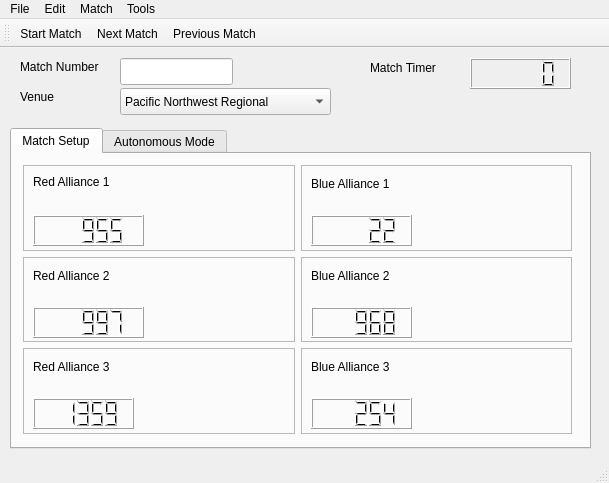
<?xml version="1.0" encoding="UTF-8"?>
<ui version="4.0">
 <class>WiiScouterClass</class>
 <widget class="QMainWindow" name="WiiScouterClass">
  <property name="geometry">
   <rect>
    <x>0</x>
    <y>0</y>
    <width>609</width>
    <height>483</height>
   </rect>
  </property>
  <property name="windowTitle">
   <string>WiiScouter</string>
  </property>
  <widget class="QWidget" name="centralWidget">
   <widget class="QTabWidget" name="mainTabs">
    <property name="geometry">
     <rect>
      <x>10</x>
      <y>80</y>
      <width>581</width>
      <height>321</height>
     </rect>
    </property>
    <property name="currentIndex">
     <number>0</number>
    </property>
    <widget class="QWidget" name="setupTab">
     <attribute name="title">
      <string>Match Setup</string>
     </attribute>
     <widget class="QWidget" name="gridLayoutWidget">
      <property name="geometry">
       <rect>
        <x>0</x>
        <y>0</y>
        <width>571</width>
        <height>291</height>
       </rect>
      </property>
      <layout class="QGridLayout" name="gridLayout">
       <item row="3" column="0">
        <widget class="QFrame" name="red3Frame">
         <property name="frameShape">
          <enum>QFrame::StyledPanel</enum>
         </property>
         <property name="frameShadow">
          <enum>QFrame::Raised</enum>
         </property>
         <widget class="QLabel" name="label_3">
          <property name="geometry">
           <rect>
            <x>10</x>
            <y>10</y>
            <width>101</width>
            <height>17</height>
           </rect>
          </property>
          <property name="text">
           <string>Red Alliance 3</string>
          </property>
         </widget>
         <widget class="QLCDNumber" name="lcdNumber_2">
          <property name="geometry">
           <rect>
            <x>10</x>
            <y>50</y>
            <width>101</width>
            <height>31</height>
           </rect>
          </property>
          <property name="value" stdset="0">
           <double>1359.000000000000000</double>
          </property>
         </widget>
        </widget>
       </item>
       <item row="2" column="0">
        <widget class="QFrame" name="red2Frame">
         <property name="frameShape">
          <enum>QFrame::StyledPanel</enum>
         </property>
         <property name="frameShadow">
          <enum>QFrame::Raised</enum>
         </property>
         <widget class="QLabel" name="label_2">
          <property name="geometry">
           <rect>
            <x>10</x>
            <y>10</y>
            <width>91</width>
            <height>17</height>
           </rect>
          </property>
          <property name="text">
           <string>Red Alliance 2</string>
          </property>
         </widget>
         <widget class="QLCDNumber" name="lcdNumber">
          <property name="geometry">
           <rect>
            <x>10</x>
            <y>50</y>
            <width>111</width>
            <height>31</height>
           </rect>
          </property>
          <property name="value" stdset="0">
           <double>997.000000000000000</double>
          </property>
         </widget>
        </widget>
       </item>
       <item row="0" column="0">
        <widget class="QFrame" name="red1Frame">
         <property name="frameShape">
          <enum>QFrame::StyledPanel</enum>
         </property>
         <property name="frameShadow">
          <enum>QFrame::Raised</enum>
         </property>
         <widget class="QLabel" name="label">
          <property name="geometry">
           <rect>
            <x>10</x>
            <y>7</y>
            <width>91</width>
            <height>20</height>
           </rect>
          </property>
          <property name="text">
           <string>Red Alliance 1</string>
          </property>
         </widget>
         <widget class="QLCDNumber" name="red1Number">
          <property name="geometry">
           <rect>
            <x>10</x>
            <y>50</y>
            <width>111</width>
            <height>31</height>
           </rect>
          </property>
          <property name="value" stdset="0">
           <double>955.000000000000000</double>
          </property>
         </widget>
        </widget>
       </item>
       <item row="2" column="1">
        <widget class="QFrame" name="blue2Frame">
         <property name="frameShape">
          <enum>QFrame::StyledPanel</enum>
         </property>
         <property name="frameShadow">
          <enum>QFrame::Raised</enum>
         </property>
         <widget class="QLCDNumber" name="lcdNumber_4">
          <property name="geometry">
           <rect>
            <x>10</x>
            <y>50</y>
            <width>101</width>
            <height>31</height>
           </rect>
          </property>
          <property name="value" stdset="0">
           <double>968.000000000000000</double>
          </property>
         </widget>
         <widget class="QLabel" name="label_5">
          <property name="geometry">
           <rect>
            <x>10</x>
            <y>10</y>
            <width>91</width>
            <height>17</height>
           </rect>
          </property>
          <property name="text">
           <string>Blue Alliance 2</string>
          </property>
         </widget>
        </widget>
       </item>
       <item row="3" column="1">
        <widget class="QFrame" name="blueFrame3">
         <property name="frameShape">
          <enum>QFrame::StyledPanel</enum>
         </property>
         <property name="frameShadow">
          <enum>QFrame::Raised</enum>
         </property>
         <widget class="QLCDNumber" name="lcdNumber_3">
          <property name="geometry">
           <rect>
            <x>10</x>
            <y>50</y>
            <width>101</width>
            <height>31</height>
           </rect>
          </property>
          <property name="value" stdset="0">
           <double>254.000000000000000</double>
          </property>
         </widget>
         <widget class="QLabel" name="label_6">
          <property name="geometry">
           <rect>
            <x>10</x>
            <y>10</y>
            <width>101</width>
            <height>17</height>
           </rect>
          </property>
          <property name="text">
           <string>Blue Alliance 3</string>
          </property>
         </widget>
        </widget>
       </item>
       <item row="0" column="1">
        <widget class="QFrame" name="blue1Frame">
         <property name="frameShape">
          <enum>QFrame::StyledPanel</enum>
         </property>
         <property name="frameShadow">
          <enum>QFrame::Raised</enum>
         </property>
         <widget class="QLCDNumber" name="lcdNumber_5">
          <property name="geometry">
           <rect>
            <x>10</x>
            <y>50</y>
            <width>101</width>
            <height>31</height>
           </rect>
          </property>
          <property name="value" stdset="0">
           <double>22.000000000000000</double>
          </property>
         </widget>
         <widget class="QLabel" name="label_4">
          <property name="geometry">
           <rect>
            <x>10</x>
            <y>10</y>
            <width>91</width>
            <height>17</height>
           </rect>
          </property>
          <property name="text">
           <string>Blue Alliance 1</string>
          </property>
         </widget>
        </widget>
       </item>
      </layout>
     </widget>
    </widget>
    <widget class="QWidget" name="autoTab">
     <attribute name="title">
      <string>Autonomous Mode</string>
     </attribute>
    </widget>
   </widget>
   <widget class="QLCDNumber" name="matchTimer">
    <property name="geometry">
     <rect>
      <x>470</x>
      <y>10</y>
      <width>101</width>
      <height>31</height>
     </rect>
    </property>
   </widget>
   <widget class="QLabel" name="matchTimerLabel">
    <property name="geometry">
     <rect>
      <x>370</x>
      <y>10</y>
      <width>81</width>
      <height>20</height>
     </rect>
    </property>
    <property name="text">
     <string>Match Timer</string>
    </property>
   </widget>
   <widget class="QLabel" name="matchNumberLabel">
    <property name="geometry">
     <rect>
      <x>20</x>
      <y>10</y>
      <width>91</width>
      <height>17</height>
     </rect>
    </property>
    <property name="text">
     <string>Match Number</string>
    </property>
   </widget>
   <widget class="QLabel" name="label_9">
    <property name="geometry">
     <rect>
      <x>20</x>
      <y>40</y>
      <width>60</width>
      <height>17</height>
     </rect>
    </property>
    <property name="text">
     <string>Venue</string>
    </property>
   </widget>
   <widget class="QComboBox" name="venueComboBox">
    <property name="geometry">
     <rect>
      <x>120</x>
      <y>40</y>
      <width>211</width>
      <height>27</height>
     </rect>
    </property>
    <item>
     <property name="text">
      <string>Pacific Northwest Regional</string>
     </property>
    </item>
    <item>
     <property name="text">
      <string>Microsoft Seattle Regional</string>
     </property>
    </item>
    <item>
     <property name="text">
      <string>Sacramento Davis Regional</string>
     </property>
    </item>
    <item>
     <property name="text">
      <string>Championships</string>
     </property>
    </item>
   </widget>
   <widget class="QLineEdit" name="matchLabelEdit">
    <property name="enabled">
     <bool>true</bool>
    </property>
    <property name="geometry">
     <rect>
      <x>120</x>
      <y>10</y>
      <width>113</width>
      <height>27</height>
     </rect>
    </property>
    <property name="echoMode">
     <enum>QLineEdit::Normal</enum>
    </property>
    <property name="readOnly">
     <bool>true</bool>
    </property>
   </widget>
  </widget>
  <widget class="QMenuBar" name="menuBar">
   <property name="geometry">
    <rect>
     <x>0</x>
     <y>0</y>
     <width>609</width>
     <height>25</height>
    </rect>
   </property>
   <widget class="QMenu" name="menuWiiScouter">
    <property name="title">
     <string>File</string>
    </property>
    <addaction name="actionCommit_to_Database"/>
    <addaction name="actionQuit"/>
   </widget>
   <widget class="QMenu" name="menuEdit">
    <property name="title">
     <string>Edit</string>
    </property>
    <addaction name="actionCopy"/>
    <addaction name="actionPaste"/>
    <addaction name="actionCut"/>
   </widget>
   <widget class="QMenu" name="menuMatch">
    <property name="title">
     <string>Match</string>
    </property>
    <addaction name="actionStart_Match"/>
    <addaction name="actionNext_Match"/>
    <addaction name="actionPrevious_Match"/>
    <addaction name="actionGo_to_Match"/>
   </widget>
   <widget class="QMenu" name="menuTools">
    <property name="title">
     <string>Tools</string>
    </property>
    <addaction name="actionFind_Wiimotes"/>
    <addaction name="actionSchedule_Editor"/>
   </widget>
   <addaction name="menuWiiScouter"/>
   <addaction name="menuEdit"/>
   <addaction name="menuMatch"/>
   <addaction name="menuTools"/>
  </widget>
  <widget class="QStatusBar" name="statusBar"/>
  <widget class="QToolBar" name="mainToolBar">
   <property name="baseSize">
    <size>
     <width>0</width>
     <height>0</height>
    </size>
   </property>
   <attribute name="toolBarArea">
    <enum>TopToolBarArea</enum>
   </attribute>
   <attribute name="toolBarBreak">
    <bool>false</bool>
   </attribute>
   <addaction name="actionStart_Match"/>
   <addaction name="actionNext_Match"/>
   <addaction name="actionPrevious_Match"/>
  </widget>
  <action name="actionCommit_to_Database">
   <property name="text">
    <string>Commit to Database</string>
   </property>
  </action>
  <action name="actionCopy">
   <property name="text">
    <string>Copy</string>
   </property>
  </action>
  <action name="actionPaste">
   <property name="text">
    <string>Paste</string>
   </property>
  </action>
  <action name="actionCut">
   <property name="text">
    <string>Cut</string>
   </property>
  </action>
  <action name="actionStart_Match">
   <property name="text">
    <string>Start Match</string>
   </property>
  </action>
  <action name="actionNext_Match">
   <property name="text">
    <string>Next Match</string>
   </property>
  </action>
  <action name="actionPrevious_Match">
   <property name="text">
    <string>Previous Match</string>
   </property>
  </action>
  <action name="actionGo_to_Match">
   <property name="text">
    <string>Go to Match...</string>
   </property>
  </action>
  <action name="actionFind_Wiimotes">
   <property name="text">
    <string>Find Wiimotes</string>
   </property>
  </action>
  <action name="actionSchedule_Editor">
   <property name="text">
    <string>Schedule Editor</string>
   </property>
  </action>
  <action name="actionQuit">
   <property name="text">
    <string>Quit</string>
   </property>
   <property name="shortcut">
    <string>Ctrl+Q</string>
   </property>
  </action>
 </widget>
 <layoutdefault spacing="6" margin="11"/>
 <resources/>
 <connections/>
</ui>
